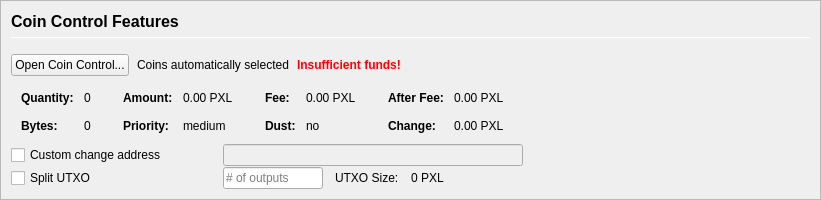
         <widget class="QFrame" name="frameCoinControl">
          <property name="sizePolicy">
           <sizepolicy hsizetype="Expanding" vsizetype="Expanding">
            <horstretch>0</horstretch>
            <verstretch>0</verstretch>
           </sizepolicy>
          </property>
          <property name="maximumSize">
           <size>
            <width>16777215</width>
            <height>16777215</height>
           </size>
          </property>
          <property name="frameShape">
           <enum>QFrame::StyledPanel</enum>
          </property>
          <property name="frameShadow">
           <enum>QFrame::Sunken</enum>
          </property>
          <layout class="QVBoxLayout" name="verticalLayoutCoinControl2">
           <property name="spacing">
            <number>0</number>
           </property>
           <property name="leftMargin">
            <number>0</number>
           </property>
           <property name="topMargin">
            <number>0</number>
           </property>
           <property name="rightMargin">
            <number>0</number>
           </property>
           <property name="bottomMargin">
            <number>0</number>
           </property>
           <item>
            <widget class="QFrame" name="frameCoinControl_BG">
             <layout class="QVBoxLayout" name="verticalLayoutCoinControl" stretch="0,0,0,0,0,0">
              <property name="spacing">
               <number>1</number>
              </property>
              <property name="leftMargin">
               <number>10</number>
              </property>
              <property name="topMargin">
               <number>10</number>
              </property>
              <item>
               <layout class="QHBoxLayout" name="horizontalLayoutCoinControl1">
                <property name="bottomMargin">
                 <number>15</number>
                </property>
                <item>
                 <layout class="QVBoxLayout" name="verticalLayout_3">
                  <property name="spacing">
                   <number>6</number>
                  </property>
                  <item>
                   <widget class="QLabel" name="labelCoinControlFeatures">
                    <property name="sizePolicy">
                     <sizepolicy hsizetype="Preferred" vsizetype="Maximum">
                      <horstretch>0</horstretch>
                      <verstretch>0</verstretch>
                     </sizepolicy>
                    </property>
                    <property name="minimumSize">
                     <size>
                      <width>0</width>
                      <height>20</height>
                     </size>
                    </property>
                    <property name="font">
                     <font>
                      <pointsize>12</pointsize>
                      <weight>75</weight>
                      <bold>true</bold>
                     </font>
                    </property>
                    <property name="styleSheet">
                     <string notr="true">font-weight:bold;</string>
                    </property>
                    <property name="text">
                     <string>Coin Control Features</string>
                    </property>
                   </widget>
                  </item>
                  <item>
                   <widget class="Line" name="line">
                    <property name="minimumSize">
                     <size>
                      <width>0</width>
                      <height>1</height>
                     </size>
                    </property>
                    <property name="maximumSize">
                     <size>
                      <width>16777215</width>
                      <height>1</height>
                     </size>
                    </property>
                    <property name="orientation">
                     <enum>Qt::Horizontal</enum>
                    </property>
                   </widget>
                  </item>
                 </layout>
                </item>
               </layout>
              </item>
              <item>
               <layout class="QHBoxLayout" name="horizontalLayoutCoinControl2" stretch="0,0,0,0">
                <property name="spacing">
                 <number>8</number>
                </property>
                <property name="bottomMargin">
                 <number>10</number>
                </property>
                <item>
                 <widget class="QPushButton" name="pushButtonCoinControl">
                  <property name="styleSheet">
                   <string notr="true"/>
                  </property>
                  <property name="text">
                   <string>Open Coin Control...</string>
                  </property>
                  <property name="autoDefault">
                   <bool>false</bool>
                  </property>
                 </widget>
                </item>
                <item>
                 <widget class="QLabel" name="labelCoinControlAutomaticallySelected">
                  <property name="text">
                   <string>Coins automatically selected</string>
                  </property>
                  <property name="margin">
                   <number>5</number>
                  </property>
                 </widget>
                </item>
                <item>
                 <widget class="QLabel" name="labelCoinControlInsuffFunds">
                  <property name="font">
                   <font>
                    <weight>75</weight>
                    <bold>true</bold>
                   </font>
                  </property>
                  <property name="styleSheet">
                   <string notr="true">color:red;font-weight:bold;</string>
                  </property>
                  <property name="text">
                   <string>Insufficient funds!</string>
                  </property>
                  <property name="margin">
                   <number>5</number>
                  </property>
                 </widget>
                </item>
                <item>
                 <spacer name="horizontalSpacerCoinControl">
                  <property name="orientation">
                   <enum>Qt::Horizontal</enum>
                  </property>
                  <property name="sizeHint" stdset="0">
                   <size>
                    <width>40</width>
                    <height>1</height>
                   </size>
                  </property>
                 </spacer>
                </item>
               </layout>
              </item>
              <item>
               <widget class="QWidget" name="widgetCoinControl" native="true">
                <property name="sizePolicy">
                 <sizepolicy hsizetype="Preferred" vsizetype="Preferred">
                  <horstretch>0</horstretch>
                  <verstretch>0</verstretch>
                 </sizepolicy>
                </property>
                <property name="minimumSize">
                 <size>
                  <width>0</width>
                  <height>0</height>
                 </size>
                </property>
                <property name="styleSheet">
                 <string notr="true"/>
                </property>
                <layout class="QHBoxLayout" name="horizontalLayoutCoinControl5">
                 <property name="leftMargin">
                  <number>0</number>
                 </property>
                 <property name="topMargin">
                  <number>0</number>
                 </property>
                 <property name="rightMargin">
                  <number>0</number>
                 </property>
                 <property name="bottomMargin">
                  <number>0</number>
                 </property>
                 <item>
                  <layout class="QHBoxLayout" name="horizontalLayoutCoinControl3" stretch="0,0,0,1">
                   <property name="spacing">
                    <number>20</number>
                   </property>
                   <property name="topMargin">
                    <number>0</number>
                   </property>
                   <property name="bottomMargin">
                    <number>10</number>
                   </property>
                   <item>
                    <layout class="QFormLayout" name="formLayoutCoinControl1">
                     <property name="horizontalSpacing">
                      <number>10</number>
                     </property>
                     <property name="verticalSpacing">
                      <number>14</number>
                     </property>
                     <property name="leftMargin">
                      <number>10</number>
                     </property>
                     <property name="topMargin">
                      <number>4</number>
                     </property>
                     <property name="rightMargin">
                      <number>6</number>
                     </property>
                     <item row="0" column="0">
                      <widget class="QLabel" name="labelCoinControlQuantityText">
                       <property name="font">
                        <font>
                         <weight>75</weight>
                         <bold>true</bold>
                        </font>
                       </property>
                       <property name="text">
                        <string>Quantity:</string>
                       </property>
                       <property name="margin">
                        <number>0</number>
                       </property>
                      </widget>
                     </item>
                     <item row="0" column="1">
                      <widget class="QLabel" name="labelCoinControlQuantity">
                       <property name="cursor">
                        <cursorShape>IBeamCursor</cursorShape>
                       </property>
                       <property name="contextMenuPolicy">
                        <enum>Qt::ActionsContextMenu</enum>
                       </property>
                       <property name="text">
                        <string notr="true">0</string>
                       </property>
                       <property name="margin">
                        <number>0</number>
                       </property>
                       <property name="textInteractionFlags">
                        <set>Qt::LinksAccessibleByMouse|Qt::TextSelectableByKeyboard|Qt::TextSelectableByMouse</set>
                       </property>
                      </widget>
                     </item>
                     <item row="1" column="0">
                      <widget class="QLabel" name="labelCoinControlBytesText">
                       <property name="font">
                        <font>
                         <weight>75</weight>
                         <bold>true</bold>
                        </font>
                       </property>
                       <property name="text">
                        <string>Bytes:</string>
                       </property>
                      </widget>
                     </item>
                     <item row="1" column="1">
                      <widget class="QLabel" name="labelCoinControlBytes">
                       <property name="cursor">
                        <cursorShape>IBeamCursor</cursorShape>
                       </property>
                       <property name="contextMenuPolicy">
                        <enum>Qt::ActionsContextMenu</enum>
                       </property>
                       <property name="text">
                        <string notr="true">0</string>
                       </property>
                       <property name="textInteractionFlags">
                        <set>Qt::LinksAccessibleByMouse|Qt::TextSelectableByKeyboard|Qt::TextSelectableByMouse</set>
                       </property>
                      </widget>
                     </item>
                    </layout>
                   </item>
                   <item>
                    <layout class="QFormLayout" name="formLayoutCoinControl2">
                     <property name="horizontalSpacing">
                      <number>10</number>
                     </property>
                     <property name="verticalSpacing">
                      <number>14</number>
                     </property>
                     <property name="leftMargin">
                      <number>6</number>
                     </property>
                     <property name="topMargin">
                      <number>4</number>
                     </property>
                     <property name="rightMargin">
                      <number>6</number>
                     </property>
                     <item row="0" column="0">
                      <widget class="QLabel" name="labelCoinControlAmountText">
                       <property name="font">
                        <font>
                         <weight>75</weight>
                         <bold>true</bold>
                        </font>
                       </property>
                       <property name="text">
                        <string>Amount:</string>
                       </property>
                       <property name="margin">
                        <number>0</number>
                       </property>
                      </widget>
                     </item>
                     <item row="0" column="1">
                      <widget class="QLabel" name="labelCoinControlAmount">
                       <property name="cursor">
                        <cursorShape>IBeamCursor</cursorShape>
                       </property>
                       <property name="contextMenuPolicy">
                        <enum>Qt::ActionsContextMenu</enum>
                       </property>
                       <property name="text">
                        <string notr="true">0.00 PXL</string>
                       </property>
                       <property name="textInteractionFlags">
                        <set>Qt::LinksAccessibleByMouse|Qt::TextSelectableByKeyboard|Qt::TextSelectableByMouse</set>
                       </property>
                      </widget>
                     </item>
                     <item row="1" column="0">
                      <widget class="QLabel" name="labelCoinControlPriorityText">
                       <property name="font">
                        <font>
                         <weight>75</weight>
                         <bold>true</bold>
                        </font>
                       </property>
                       <property name="text">
                        <string>Priority:</string>
                       </property>
                      </widget>
                     </item>
                     <item row="1" column="1">
                      <widget class="QLabel" name="labelCoinControlPriority">
                       <property name="cursor">
                        <cursorShape>IBeamCursor</cursorShape>
                       </property>
                       <property name="contextMenuPolicy">
                        <enum>Qt::ActionsContextMenu</enum>
                       </property>
                       <property name="text">
                        <string>medium</string>
                       </property>
                       <property name="textInteractionFlags">
                        <set>Qt::LinksAccessibleByMouse|Qt::TextSelectableByKeyboard|Qt::TextSelectableByMouse</set>
                       </property>
                      </widget>
                     </item>
                    </layout>
                   </item>
                   <item>
                    <layout class="QFormLayout" name="formLayoutCoinControl3">
                     <property name="horizontalSpacing">
                      <number>10</number>
                     </property>
                     <property name="verticalSpacing">
                      <number>14</number>
                     </property>
                     <property name="leftMargin">
                      <number>6</number>
                     </property>
                     <property name="topMargin">
                      <number>4</number>
                     </property>
                     <property name="rightMargin">
                      <number>6</number>
                     </property>
                     <item row="0" column="0">
                      <widget class="QLabel" name="labelCoinControlFeeText">
                       <property name="font">
                        <font>
                         <weight>75</weight>
                         <bold>true</bold>
                        </font>
                       </property>
                       <property name="text">
                        <string>Fee:</string>
                       </property>
                       <property name="margin">
                        <number>0</number>
                       </property>
                      </widget>
                     </item>
                     <item row="0" column="1">
                      <widget class="QLabel" name="labelCoinControlFee">
                       <property name="cursor">
                        <cursorShape>IBeamCursor</cursorShape>
                       </property>
                       <property name="contextMenuPolicy">
                        <enum>Qt::ActionsContextMenu</enum>
                       </property>
                       <property name="text">
                        <string notr="true">0.00 PXL</string>
                       </property>
                       <property name="textInteractionFlags">
                        <set>Qt::LinksAccessibleByMouse|Qt::TextSelectableByKeyboard|Qt::TextSelectableByMouse</set>
                       </property>
                      </widget>
                     </item>
                     <item row="1" column="0">
                      <widget class="QLabel" name="labelCoinControlLowOutputText">
                       <property name="font">
                        <font>
                         <weight>75</weight>
                         <bold>true</bold>
                        </font>
                       </property>
                       <property name="text">
                        <string>Dust:</string>
                       </property>
                      </widget>
                     </item>
                     <item row="1" column="1">
                      <widget class="QLabel" name="labelCoinControlLowOutput">
                       <property name="cursor">
                        <cursorShape>IBeamCursor</cursorShape>
                       </property>
                       <property name="contextMenuPolicy">
                        <enum>Qt::ActionsContextMenu</enum>
                       </property>
                       <property name="text">
                        <string>no</string>
                       </property>
                       <property name="textInteractionFlags">
                        <set>Qt::LinksAccessibleByMouse|Qt::TextSelectableByKeyboard|Qt::TextSelectableByMouse</set>
                       </property>
                      </widget>
                     </item>
                    </layout>
                   </item>
                   <item>
                    <layout class="QFormLayout" name="formLayoutCoinControl4">
                     <property name="horizontalSpacing">
                      <number>10</number>
                     </property>
                     <property name="verticalSpacing">
                      <number>14</number>
                     </property>
                     <property name="leftMargin">
                      <number>6</number>
                     </property>
                     <property name="topMargin">
                      <number>4</number>
                     </property>
                     <property name="rightMargin">
                      <number>6</number>
                     </property>
                     <item row="0" column="0">
                      <widget class="QLabel" name="labelCoinControlAfterFeeText">
                       <property name="font">
                        <font>
                         <weight>75</weight>
                         <bold>true</bold>
                        </font>
                       </property>
                       <property name="text">
                        <string>After Fee:</string>
                       </property>
                       <property name="margin">
                        <number>0</number>
                       </property>
                      </widget>
                     </item>
                     <item row="0" column="1">
                      <widget class="QLabel" name="labelCoinControlAfterFee">
                       <property name="cursor">
                        <cursorShape>IBeamCursor</cursorShape>
                       </property>
                       <property name="contextMenuPolicy">
                        <enum>Qt::ActionsContextMenu</enum>
                       </property>
                       <property name="text">
                        <string notr="true">0.00 PXL</string>
                       </property>
                       <property name="textInteractionFlags">
                        <set>Qt::LinksAccessibleByMouse|Qt::TextSelectableByKeyboard|Qt::TextSelectableByMouse</set>
                       </property>
                      </widget>
                     </item>
                     <item row="1" column="0">
                      <widget class="QLabel" name="labelCoinControlChangeText">
                       <property name="font">
                        <font>
                         <weight>75</weight>
                         <bold>true</bold>
                        </font>
                       </property>
                       <property name="text">
                        <string>Change:</string>
                       </property>
                      </widget>
                     </item>
                     <item row="1" column="1">
                      <widget class="QLabel" name="labelCoinControlChange">
                       <property name="cursor">
                        <cursorShape>IBeamCursor</cursorShape>
                       </property>
                       <property name="contextMenuPolicy">
                        <enum>Qt::ActionsContextMenu</enum>
                       </property>
                       <property name="text">
                        <string notr="true">0.00 PXL</string>
                       </property>
                       <property name="textInteractionFlags">
                        <set>Qt::LinksAccessibleByMouse|Qt::TextSelectableByKeyboard|Qt::TextSelectableByMouse</set>
                       </property>
                      </widget>
                     </item>
                    </layout>
                   </item>
                  </layout>
                 </item>
                </layout>
               </widget>
              </item>
              <item>
               <layout class="QHBoxLayout" name="horizontalLayoutCoinControl4">
                <property name="spacing">
                 <number>12</number>
                </property>
                <property name="sizeConstraint">
                 <enum>QLayout::SetDefaultConstraint</enum>
                </property>
                <property name="topMargin">
                 <number>0</number>
                </property>
                <property name="rightMargin">
                 <number>0</number>
                </property>
                <item>
                 <widget class="QCheckBox" name="checkBoxCoinControlChange">
                  <property name="sizePolicy">
                   <sizepolicy hsizetype="Preferred" vsizetype="Preferred">
                    <horstretch>0</horstretch>
                    <verstretch>0</verstretch>
                   </sizepolicy>
                  </property>
                  <property name="minimumSize">
                   <size>
                    <width>200</width>
                    <height>0</height>
                   </size>
                  </property>
                  <property name="maximumSize">
                   <size>
                    <width>200</width>
                    <height>16777215</height>
                   </size>
                  </property>
                  <property name="toolTip">
                   <string>If this is activated, but the change address is empty or invalid, change will be sent to a newly generated address.</string>
                  </property>
                  <property name="text">
                   <string>Custom change address</string>
                  </property>
                 </widget>
                </item>
                <item>
                 <widget class="QValidatedLineEdit" name="lineEditCoinControlChange">
                  <property name="enabled">
                   <bool>false</bool>
                  </property>
                  <property name="sizePolicy">
                   <sizepolicy hsizetype="Preferred" vsizetype="Preferred">
                    <horstretch>0</horstretch>
                    <verstretch>0</verstretch>
                   </sizepolicy>
                  </property>
                  <property name="minimumSize">
                   <size>
                    <width>300</width>
                    <height>0</height>
                   </size>
                  </property>
                 </widget>
                </item>
                <item>
                 <widget class="QLabel" name="labelCoinControlChangeLabel">
                  <property name="sizePolicy">
                   <sizepolicy hsizetype="Preferred" vsizetype="Preferred">
                    <horstretch>0</horstretch>
                    <verstretch>0</verstretch>
                   </sizepolicy>
                  </property>
                  <property name="minimumSize">
                   <size>
                    <width>100</width>
                    <height>0</height>
                   </size>
                  </property>
                  <property name="text">
                   <string/>
                  </property>
                  <property name="margin">
                   <number>3</number>
                  </property>
                 </widget>
                </item>
               </layout>
              </item>
              <item>
               <layout class="QHBoxLayout" name="horizontalLayoutCoinControl6">
                <property name="spacing">
                 <number>12</number>
                </property>
                <property name="rightMargin">
                 <number>0</number>
                </property>
                <item>
                 <widget class="QCheckBox" name="splitBlockCheckBox">
                  <property name="sizePolicy">
                   <sizepolicy hsizetype="Preferred" vsizetype="Preferred">
                    <horstretch>0</horstretch>
                    <verstretch>0</verstretch>
                   </sizepolicy>
                  </property>
                  <property name="minimumSize">
                   <size>
                    <width>200</width>
                    <height>0</height>
                   </size>
                  </property>
                  <property name="maximumSize">
                   <size>
                    <width>200</width>
                    <height>16777215</height>
                   </size>
                  </property>
                  <property name="text">
                   <string>Split UTXO</string>
                  </property>
                 </widget>
                </item>
                <item>
                 <widget class="QLineEdit" name="splitBlockLineEdit">
                  <property name="sizePolicy">
                   <sizepolicy hsizetype="Preferred" vsizetype="Preferred">
                    <horstretch>50</horstretch>
                    <verstretch>0</verstretch>
                   </sizepolicy>
                  </property>
                  <property name="minimumSize">
                   <size>
                    <width>100</width>
                    <height>0</height>
                   </size>
                  </property>
                  <property name="maximumSize">
                   <size>
                    <width>100</width>
                    <height>16777215</height>
                   </size>
                  </property>
                  <property name="placeholderText">
                   <string># of outputs</string>
                  </property>
                 </widget>
                </item>
                <item>
                 <widget class="QLabel" name="labelBlockSizeText">
                  <property name="text">
                   <string>UTXO Size:</string>
                  </property>
                 </widget>
                </item>
                <item>
                 <widget class="QLabel" name="labelBlockSize">
                  <property name="text">
                   <string>0 PXL</string>
                  </property>
                 </widget>
                </item>
                <item>
                 <spacer name="horizontalSpacer_7">
                  <property name="orientation">
                   <enum>Qt::Horizontal</enum>
                  </property>
                  <property name="sizeHint" stdset="0">
                   <size>
                    <width>40</width>
                    <height>20</height>
                   </size>
                  </property>
                 </spacer>
                </item>
               </layout>
              </item>
              <item>
               <spacer name="verticalSpacerCoinControl">
                <property name="orientation">
                 <enum>Qt::Vertical</enum>
                </property>
                <property name="sizeHint" stdset="0">
                 <size>
                  <width>800</width>
                  <height>1</height>
                 </size>
                </property>
               </spacer>
              </item>
             </layout>
            </widget>
           </item>
          </layout>
         </widget>
